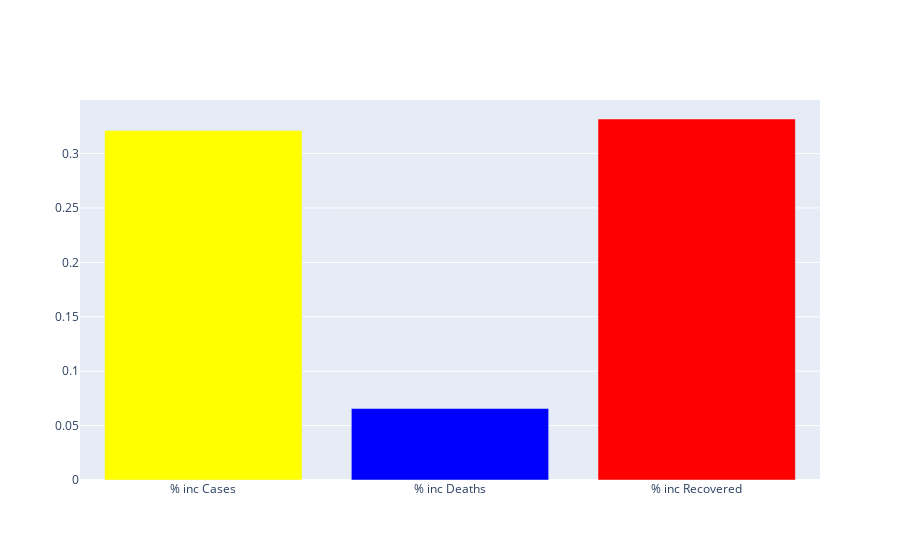

Notebook source saved alongside this figure:
### Code cell
fig = go.Figure()

fig.add_trace(go.Bar(x = per_df.index, y = per_df['Percentage'], marker_color = ['Yellow', 'Blue', 'Red'] ))
fig.show()

### Figure 1 — Plotly figure (JSON) as saved in the notebook; plotly's stock layout.template omitted (floating-point values rounded to 4 significant figures)
{"data": [{"marker": {"color": ["Yellow", "Blue", "Red"]}, "type": "bar", "x": ["% inc Cases", "% inc Deaths", "% inc Recovered"], "y": [0.3211, 0.06574, 0.3318]}], "layout": {}}
